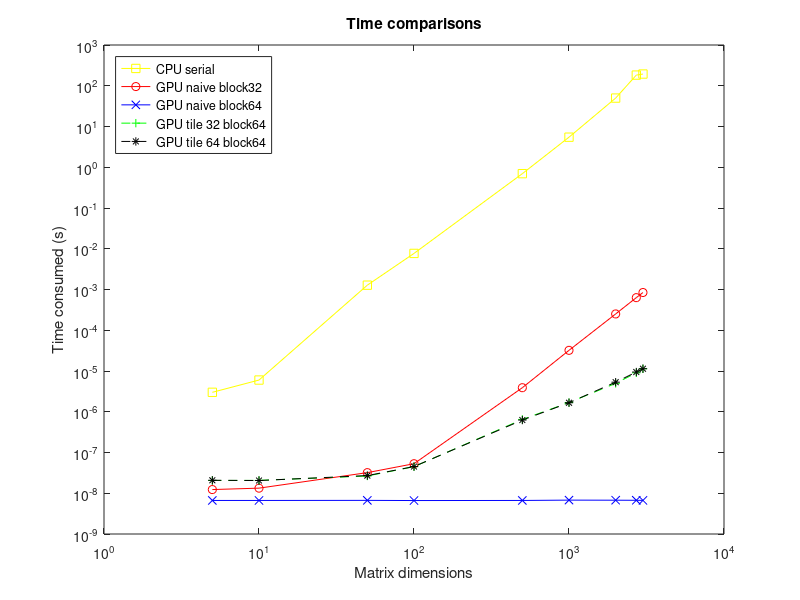
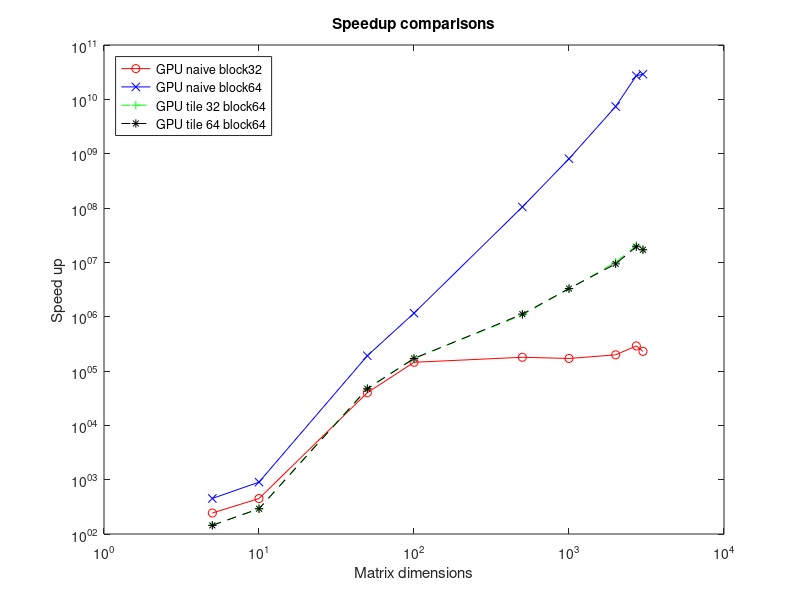

The MATLAB source for these figures, in order:
clear
close all
cd /Users/jj/GoogleDrive/Course/GPUProgramming/proj2/TimingMatrixMult
t_cpu = load('CPU/time.txt');
t_naiveGPU_block64 = load('naiveGPU/block64/time.txt');
t_naiveGPU_block32 = load('naiveGPU/block32/time.txt');
t_tile32GPU = load('tiledGPU/tile32/time.txt');
t_tile64GPU = load('tiledGPU/tile64/time.txt');

figure;
plot(t_cpu(:,1),t_cpu(:,2), '-ys');
hold on 
plot(t_naiveGPU_block32(:,1), t_naiveGPU_block32(:,2),'-ro');
hold on 
plot(t_naiveGPU_block64(:,1), t_naiveGPU_block64(:,2),'-bx');
hold on 
plot(t_tile32GPU(:,1),t_tile32GPU(:,2),'--g+');
hold on
plot(t_tile64GPU(:,1),t_tile64GPU(:,2),'--k*');
set(gca,'YScale','log');
set(gca,'XScale','log');
legend('CPU serial','GPU naive block32', 'GPU naive block64', 'GPU tile 32 block64', 'GPU tile 64 block64','Location','northwest');
xlabel('Matrix dimensions');
ylabel('Time consumed (s)');
title('Time comparisons');
print('TimeComparisons.png','-dpng');

figure();
plot(t_naiveGPU_block32(:,1), t_cpu(:,2)./t_naiveGPU_block32(:,2),'-ro');
hold on 
plot(t_naiveGPU_block64(:,1), t_cpu(:,2)./t_naiveGPU_block64(:,2),'-bx');
hold on 
plot(t_tile32GPU(:,1),t_cpu(:,2)./t_tile32GPU(:,2),'--g+');
hold on
plot(t_tile64GPU(:,1),t_cpu(:,2)./t_tile64GPU(:,2),'--k*');
set(gca,'YScale','log');
set(gca,'XScale','log');
legend('GPU naive block32', 'GPU naive block64', 'GPU tile 32 block64', 'GPU tile 64 block64','Location','northwest');
xlabel('Matrix dimensions');
ylabel('Speed up');
title('Speedup comparisons');
print('SpeedupComparisons.png','-dpng');
